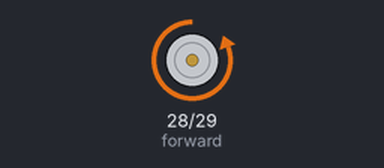
A sketch run on a simulated Arduino Mega 2560, built with avr-gcc and run on an emulated ATmega2560. Parts: motor-driver pin pairs drawn as motors (green arrow = first pin HIGH = forward, orange = second pin HIGH = backward, longer = more drive).

Above: at 1.0 s.
At 3.0 s:
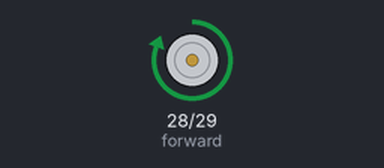
Timing chart, 0 to 5.2 s (numbered marks = the images above):
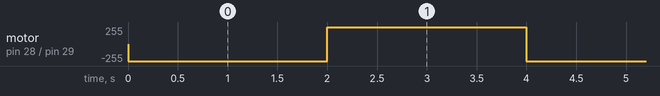

The sketch:

linear_actuator.ino
```cpp
// setting the pins for the linear actuator
const int forward = 28;
const int backward = 29;

// Custom function to stop the linear actuator to reduce redundancies in code
void stopLA() {
  digitalWrite(forward, HIGH);
  digitalWrite(backward, HIGH);
}

// method to move the linear actuator in a particular direction
void moveLinearAct(bool forwards) {
  if (forwards == true) {
    digitalWrite(forward, LOW);
    digitalWrite(backward, HIGH);
  } else {
    digitalWrite(forward, HIGH);
    digitalWrite(backward, LOW);
  }
}


void setup() {
  // setting pins associated with the actuator
  pinMode(forward, OUTPUT);//set relay as an output
  pinMode(backward, OUTPUT);//set relay as an output

  digitalWrite(forward, HIGH);
  digitalWrite(backward, HIGH);
}

void loop() {
  moveLinearAct(true);
  delay(2000);
  stopLA();

  moveLinearAct(false);
  delay(2000);
  stopLA();
  // moving LA backwards, waiting 2 seconds, then stopping again for good
}
```

Measured:
- by itself, motor on pin 28 (forward) / pin 29 (backward): alternates forward 255/255 for 2.0 s and backward 255/255 for 2.0 s
